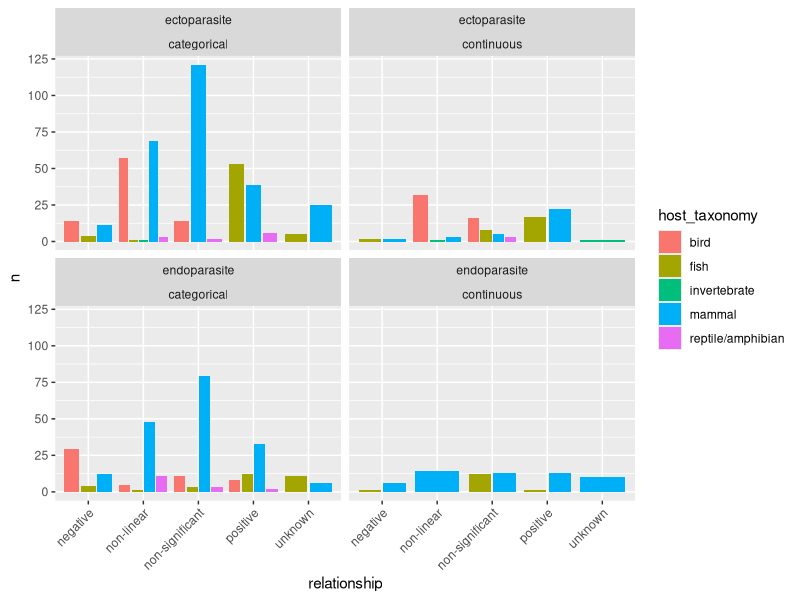
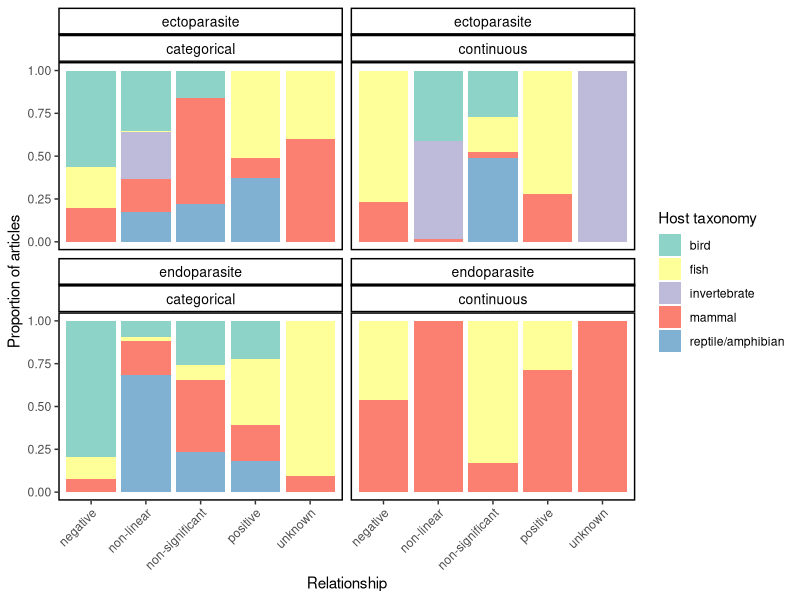
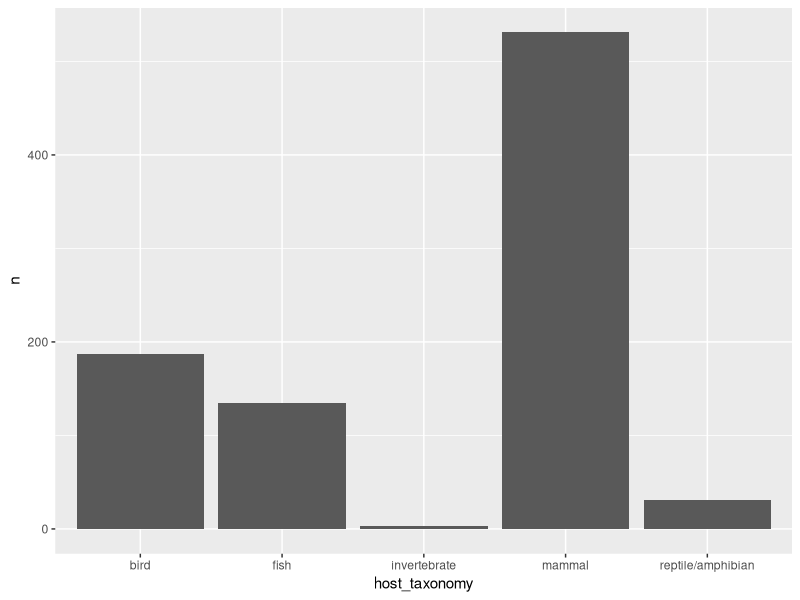
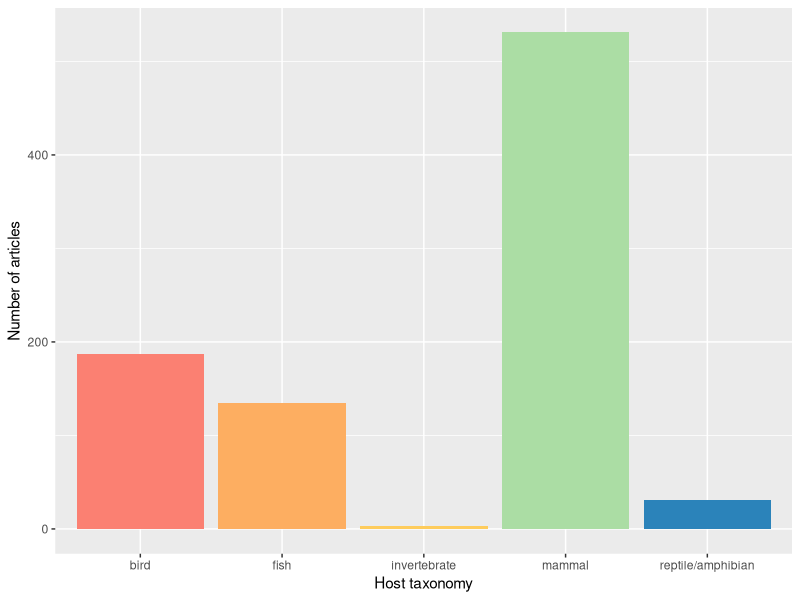

Generate these figures, in order, with R:


## load packages
 library(data.table)
 library(tidyverse)
 library(ggplot2)

## load data
age <- read_csv("input/age-parasitism.csv")

## rename some column names
age <- rename(age, relationship = `type of age~parasite relationship`)

age$other_drivers_parasitism
age$condensed_drivers_parasitism[age$other_drivers_parasitism == "MHC" |
                                 age$other_drivers_parasitism == "hibernation_period" |
                                 age$other_drivers_parasitism == "physiological"|
                                age$other_drivers_parasitism == "anatomy" |
                                  age$other_drivers_parasitism == "body_condition" | 
                                  age$other_drivers_parasitism == "body_mass" | 
                                  age$other_drivers_parasitism == "body_size" |
                                  age$other_drivers_parasitism == "development_stage" |
                                  age$other_drivers_parasitism == "hair_cortisol_concentration" |
                                  age$other_drivers_parasitism == "host_size" |
                                  age$other_drivers_parasitism == "host_density" |
                                  age$other_drivers_parasitism == "host_traits" |
                                  age$other_drivers_parasitism == "reproductive_state" |
                                  age$other_drivers_parasitism == "sex_and_spleen_size" |
                                  age$other_drivers_parasitism == "somatic_condition" |
                                  age$other_drivers_parasitism == "testosterone_and_gular_pouch" |
                                  age$other_drivers_parasitism == "sex_and_age" ] <- "physiology"


age$condensed_drivers_parasitism[age$other_drivers_parasitism == "NDVI_and_temperature" |
                                   age$other_drivers_parasitism == "captive_vs_wild" |
                                   age$other_drivers_parasitism == "climate"|
                                   age$other_drivers_parasitism == "ecological" |
                                   age$other_drivers_parasitism == "environment" | 
                                   age$other_drivers_parasitism == "environmental_factors" | 
                                   age$other_drivers_parasitism == "food_availability" |
                                   age$other_drivers_parasitism == "habitat" |
                                   age$other_drivers_parasitism == "season" |
                                   age$other_drivers_parasitism == "season_and_habitat" |
                                   age$other_drivers_parasitism == "season_and_tank_type" |
                                   age$other_drivers_parasitism == "site" |
                                   age$other_drivers_parasitism == "site_and_season" |
                                   age$other_drivers_parasitism == "site_specificity" |
                                   age$other_drivers_parasitism == "soil_temperature" |
                                   age$other_drivers_parasitism == "temperature_and_humidity" ] <- "environment/spatial"


age$condensed_drivers_parasitism[age$other_drivers_parasitism == "breeding" |
                                   age$other_drivers_parasitism == "diet" |
                                   age$other_drivers_parasitism == "geophagy"|
                                   age$other_drivers_parasitism == "grooming" |
                                   age$other_drivers_parasitism == "host_aggregation" | 
                                   age$other_drivers_parasitism == "migration" | 
                                   age$other_drivers_parasitism == "migration_and_reproduction" |
                                   age$other_drivers_parasitism == "personality" |
                                   age$other_drivers_parasitism == "reproductive_investment" |
                                   age$other_drivers_parasitism == "roosting" |
                                   age$other_drivers_parasitism == "roosting_and_behaviours" |
                                   age$other_drivers_parasitism == "roosting_behaviour" |
                                   age$other_drivers_parasitism == "sex_and_sociality" |
                                   age$other_drivers_parasitism == "social behaviour_and_season" |
                                   age$other_drivers_parasitism == "social_aggregation" |
                                   age$other_drivers_parasitism == "troop_size" |
                                   age$other_drivers_parasitism == "colonies" |
                                   age$other_drivers_parasitism == "colony_size" |
                                   age$other_drivers_parasitism == "group_factors" ] <- "behaviour"



age$condensed_drivers_parasitism[age$other_drivers_parasitism == "attatchment_location" |
                                   age$other_drivers_parasitism == "ectoparasite_consumption" |
                                   age$other_drivers_parasitism == "lek_position"] <- "parasite"

age$condensed_drivers_parasitism[age$other_drivers_parasitism == "age"] <- "age"

age$condensed_drivers_parasitism[age$other_drivers_parasitism == "sex"] <- "sex"

age$condensed_drivers_parasitism[age$other_drivers_parasitism == "multiple_factors"] <- "multiple"

## make minor changes to data 
age$relationship[age$relationship == "?"] <- "unknown"

## header
head(age)
 
## number of unique studies
unique(age$filename)

## number of relationships by host 
age %>%
  group_by(host_taxonomy) %>%
  summarise(n = n())
  
## number of relationships by parasite 
age %>%
  group_by(parasite_taxonomy) %>%
  summarise(n = n())

age %>%
  group_by(parasite_taxonomy,
           filename) %>%
  summarise(n = n())

## number of relationships by host age 
age %>%
  group_by(age_measure) %>%
  summarise(n = n())

age %>%
  group_by(other_drivers_parasitism) %>%
  summarise(n = n()) %>%
  print( n = 70)

## number of relationships by parasite, age, and type of age~parasite relationship
df1 <- age %>%
  group_by(parasite_taxonomy,
           host_taxonomy,
           age_measure, 
           relationship) %>%
  summarise(n = n()) %>%
  print(n = 22)

## summarize number of rows by parasite and host taxonomy (data.table)
setDT(df1)[, count := sum(n), by = c("parasite_taxonomy", "host_taxonomy")]

## calculate proportion 
df1$prop <- df1$n/df1$count

setDT(df1)

## visualize (cut out viruses)
ggplot(df1[parasite_taxonomy != "virus"]) +
  geom_col(aes(y = n, 
               x = relationship, 
               fill = host_taxonomy), 
           position = "dodge2") + 
  facet_wrap(~parasite_taxonomy*age_measure) +
  theme(axis.text.x = element_text(angle = 45, hjust = 1))


## Color brewer website: https://colorbrewer2.org/#type=diverging&scheme=RdYlBu&n=5
## stacked bar plot
ggplot(df1[parasite_taxonomy != "virus"]) +
  geom_col(aes(y = prop, 
               x = relationship, 
               fill = host_taxonomy), 
           position = "fill") + 
  ylab("Proportion of articles") + xlab("Relationship") + 
  scale_fill_manual(values = c("#8dd3c7", "#ffff99" , "#bebada", "#fb8072", "#80b1d3"),
                    name = "Host taxonomy") +
  facet_wrap(~parasite_taxonomy*age_measure) +
  theme(axis.text.x = element_text(angle = 45, hjust = 1),
        strip.background = element_rect(color = "black", 
                                        fill = "white", 
                                        size = 1),
        strip.text = element_text(size = 10, 
                                  color = "black"),
        panel.grid.minor = element_blank(),
        panel.background = element_blank(), 
        panel.border = element_rect(colour = "black", fill=NA, size = 1))

## number of relationships by host age (continuous age only)
age %>%
  filter(age_measure == "continuous") %>%
  summarise(n = n())

## social behaviour
unique(age$other_drivers_parasitism)


## number of taxa per article
df <- age %>%
  group_by(host_taxonomy) %>%
  summarise(n = n())

df2 <- age %>%
  group_by(host_taxonomy,
           filename) %>%
  summarise(n = n()) %>%
  print(n=130)

## visualize number of taxa per article
ggplot(df, aes(x=host_taxonomy, y=n)) + geom_bar(stat = "identity")


ggplot(df2, aes(x=host_taxonomy, y=n, fill=host_taxonomy)) + geom_bar(stat = "identity") + ylab("Number of articles") + xlab("Host taxonomy") +
  geom_bar(stat = "identity" ) +
  scale_fill_manual(values = c("bird" = "#fb8072", "fish" = "#fdae61", "invertebrate" = "#fecc5c", "mammal" = "#abdda4", "reptile/amphibian" = "#2b83ba")) +
  theme(legend.position="none")